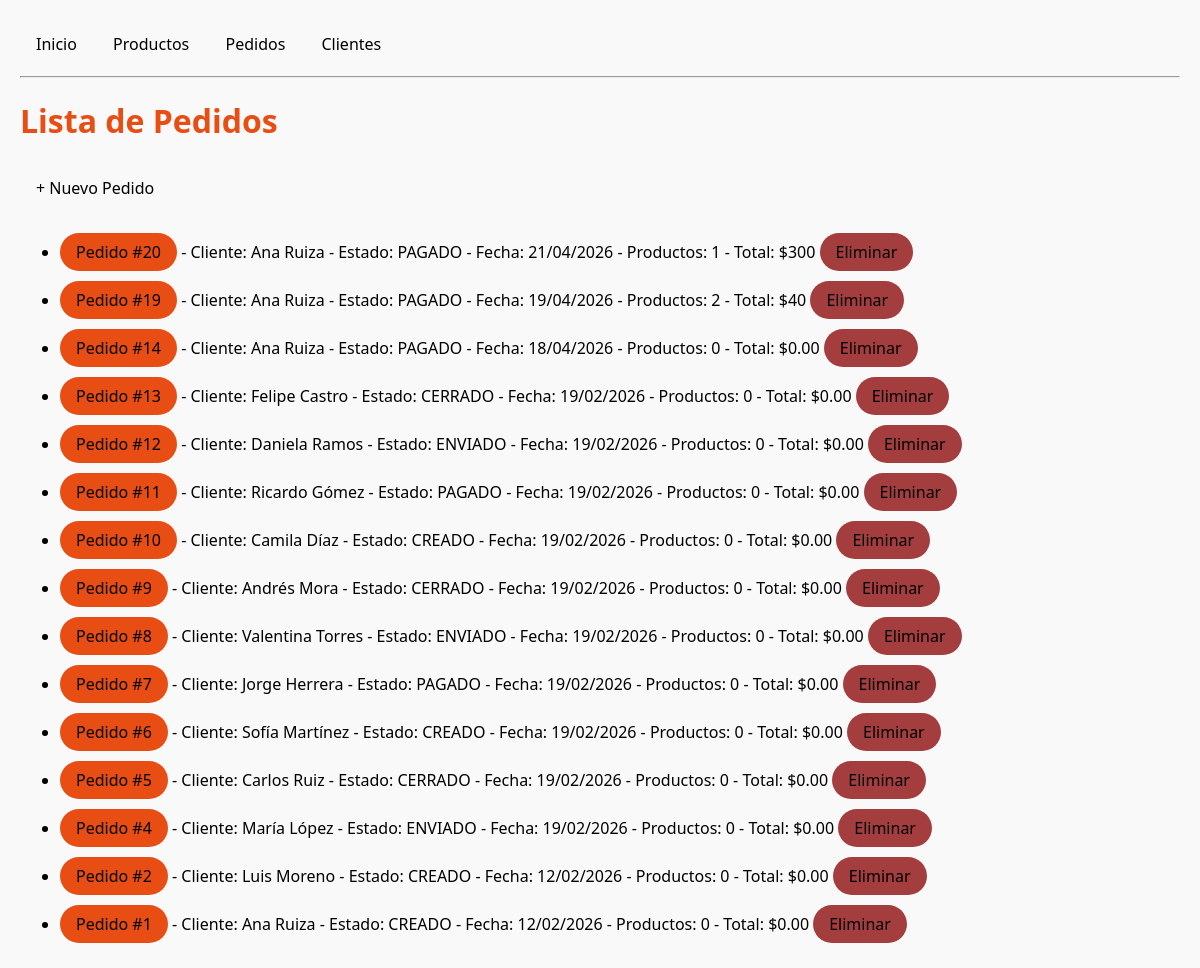
Page /pedidos/ on the earlier database version.
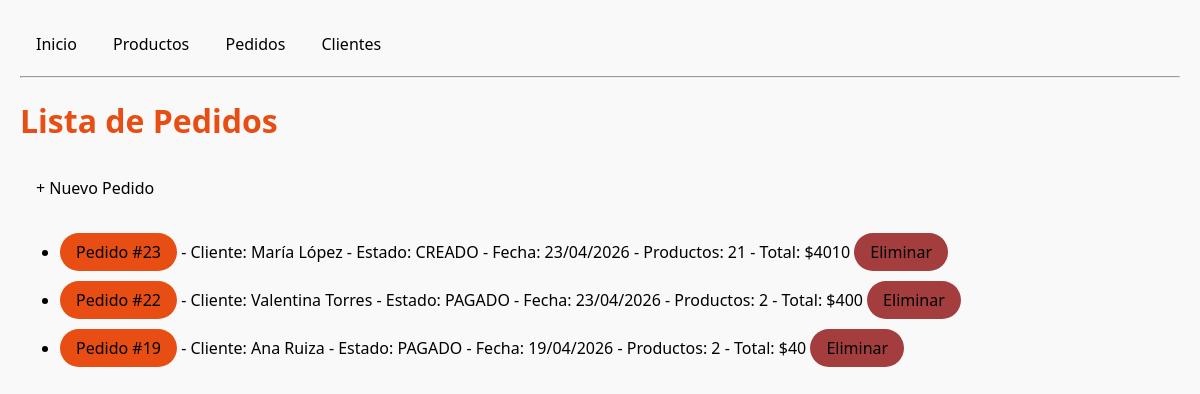
Same page on the later database version.
### tienda/models.py (models this page shows, shortened)
class Pedido(models.Model):
    ESTADOS = [
        ("CREADO", "Creado"),
        ("PAGADO", "Pagado"),
        ("ENVIADO", "Enviado"),
        ("CERRADO", "Cerrado"),
    ]
    cliente = models.ForeignKey(Cliente, on_delete=models.CASCADE, related_name="pedidos")
    fecha = models.DateTimeField(auto_now_add=True)
    estado = models.CharField(max_length=7, choices=ESTADOS ,default="CREADO")
    def total_productos(self):
        resultado = self.items.aggregate(total=Sum('cantidad'))['total']
        return resultado if resultado is not None else 0
    def total_precio(self):
        resultado = self.items.aggregate(total=Sum(F('cantidad') * F('precio_unitario')))['total']
        return resultado if resultado is not None else 0

class Cliente(models.Model):
    nombre = models.CharField(max_length=100)
    email = models.EmailField(unique=True)
    fecha_regitro = models.DateTimeField(auto_now_add=True)
    activo = models.BooleanField(default=True)

### tienda/views.py (the view)
# urls.py: path("pedidos/", views.lista_pedidos, name="lista_pedidos"),
def lista_pedidos(request):
    pedidos = Pedido.objects.select_related("cliente").prefetch_related("items").order_by("-fecha")
    return render(request, "tienda/lista_pedidos.html", {"pedidos":pedidos})

### tienda/templates/tienda/lista_pedidos.html (shortened to what this page needs)
{% extends 'tienda/base.html' %}
{% block content %}
    <h1>Lista de Pedidos</h1>
    <p>
        <a href="{% url 'tienda:crear_pedido_items' %}" class="btn"> + Nuevo Pedido</a>
    </p>
    <ul>
        {% for p in pedidos %}
            <li>
                <a href="{% url 'tienda:detalle_pedido' p.pk %}" class="btn primary">
                    Pedido #{{ p.pk }}
                </a>
                - Cliente: {{p.cliente.nombre}}
                - Estado: {{p.estado}}
                - Fecha: {{p.fecha|date:"d/m/Y"}}
                - Productos: {{p.total_productos|default:"0"}}
                - Total: ${{p.total_precio|default:"0.00"}}
                <a href="{% url 'tienda:eliminar_pedido' p.pk %}" class="btn delete">Eliminar</a>
            </li>
            {%empty%}
                <li>No hay productos disponibles</li>
        {% endfor %}
    </ul>
{% endblock %}

Differences in the rows shown:
removed Pedido: pk "20", cliente.nombre "Ana Ruiza", estado "PAGADO", fecha "21/04/2026", total_productos "1", total_precio "300"
removed Pedido: pk "14", cliente.nombre "Ana Ruiza", estado "PAGADO", fecha "18/04/2026", total_productos "0", total_precio "0.00"
removed Pedido: pk "13", cliente.nombre "Felipe Castro", estado "CERRADO", fecha "19/02/2026", total_productos "0", total_precio "0.00"
removed Pedido: pk "12", cliente.nombre "Daniela Ramos", estado "ENVIADO", fecha "19/02/2026", total_productos "0", total_precio "0.00"
removed Pedido: pk "11", cliente.nombre "Ricardo Gómez", estado "PAGADO", fecha "19/02/2026", total_productos "0", total_precio "0.00"
removed Pedido: pk "10", cliente.nombre "Camila Díaz", estado "CREADO", fecha "19/02/2026", total_productos "0", total_precio "0.00"
removed Pedido: pk "9", cliente.nombre "Andrés Mora", estado "CERRADO", fecha "19/02/2026", total_productos "0", total_precio "0.00"
removed Pedido: pk "8", cliente.nombre "Valentina Torres", estado "ENVIADO", fecha "19/02/2026", total_productos "0", total_precio "0.00"
removed Pedido: pk "7", cliente.nombre "Jorge Herrera", estado "PAGADO", fecha "19/02/2026", total_productos "0", total_precio "0.00"
removed Pedido: pk "6", cliente.nombre "Sofía Martínez", estado "CREADO", fecha "19/02/2026", total_productos "0", total_precio "0.00"
removed Pedido: pk "5", cliente.nombre "Carlos Ruiz", estado "CERRADO", fecha "19/02/2026", total_productos "0", total_precio "0.00"
removed Pedido: pk "4", cliente.nombre "María López", estado "ENVIADO", fecha "19/02/2026", total_productos "0", total_precio "0.00"
removed Pedido: pk "2", cliente.nombre "Luis Moreno", estado "CREADO", fecha "12/02/2026", total_productos "0", total_precio "0.00"
removed Pedido: pk "1", cliente.nombre "Ana Ruiza", estado "CREADO", fecha "12/02/2026", total_productos "0", total_precio "0.00"
added Pedido: pk "23", cliente.nombre "María López", estado "CREADO", fecha "23/04/2026", total_productos "21", total_precio "4010"
added Pedido: pk "22", cliente.nombre "Valentina Torres", estado "PAGADO", fecha "23/04/2026", total_productos "2", total_precio "400"
